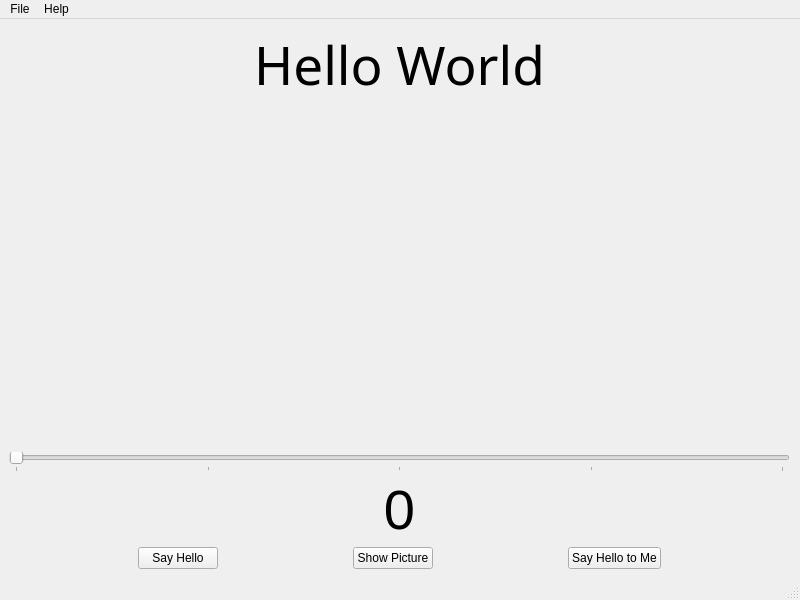
<?xml version="1.0" encoding="UTF-8"?>
<ui version="4.0">
 <class>MainWindow</class>
 <widget class="QMainWindow" name="MainWindow">
  <property name="geometry">
   <rect>
    <x>0</x>
    <y>0</y>
    <width>800</width>
    <height>600</height>
   </rect>
  </property>
  <property name="windowTitle">
   <string>Wee Woo</string>
  </property>
  <widget class="QWidget" name="centralwidget">
   <widget class="QWidget" name="verticalLayoutWidget">
    <property name="geometry">
     <rect>
      <x>9</x>
      <y>9</y>
      <width>781</width>
      <height>541</height>
     </rect>
    </property>
    <layout class="QVBoxLayout" name="verticalLayout">
     <item>
      <widget class="QLabel" name="label">
       <property name="font">
        <font>
         <family>Daydream</family>
         <pointsize>40</pointsize>
         <strikeout>false</strikeout>
        </font>
       </property>
       <property name="text">
        <string>Hello World</string>
       </property>
       <property name="scaledContents">
        <bool>false</bool>
       </property>
       <property name="alignment">
        <set>Qt::AlignCenter</set>
       </property>
      </widget>
     </item>
     <item>
      <spacer name="verticalSpacer">
       <property name="orientation">
        <enum>Qt::Vertical</enum>
       </property>
       <property name="sizeHint" stdset="0">
        <size>
         <width>20</width>
         <height>40</height>
        </size>
       </property>
      </spacer>
     </item>
     <item>
      <widget class="QSlider" name="horizontalSlider">
       <property name="maximum">
        <number>100</number>
       </property>
       <property name="orientation">
        <enum>Qt::Horizontal</enum>
       </property>
       <property name="tickPosition">
        <enum>QSlider::TicksBelow</enum>
       </property>
       <property name="tickInterval">
        <number>25</number>
       </property>
      </widget>
     </item>
     <item>
      <widget class="QLabel" name="label_2">
       <property name="font">
        <font>
         <pointsize>42</pointsize>
        </font>
       </property>
       <property name="text">
        <string>0</string>
       </property>
       <property name="alignment">
        <set>Qt::AlignCenter</set>
       </property>
      </widget>
     </item>
     <item>
      <layout class="QHBoxLayout" name="horizontalLayout">
       <item>
        <spacer name="horizontalSpacer_2">
         <property name="orientation">
          <enum>Qt::Horizontal</enum>
         </property>
         <property name="sizeHint" stdset="0">
          <size>
           <width>40</width>
           <height>20</height>
          </size>
         </property>
        </spacer>
       </item>
       <item>
        <widget class="QPushButton" name="pushButton_2">
         <property name="text">
          <string>Say Hello</string>
         </property>
        </widget>
       </item>
       <item>
        <spacer name="horizontalSpacer">
         <property name="orientation">
          <enum>Qt::Horizontal</enum>
         </property>
         <property name="sizeHint" stdset="0">
          <size>
           <width>40</width>
           <height>20</height>
          </size>
         </property>
        </spacer>
       </item>
       <item>
        <widget class="QPushButton" name="pushButton_3">
         <property name="text">
          <string>Show Picture</string>
         </property>
        </widget>
       </item>
       <item>
        <spacer name="horizontalSpacer_4">
         <property name="orientation">
          <enum>Qt::Horizontal</enum>
         </property>
         <property name="sizeHint" stdset="0">
          <size>
           <width>40</width>
           <height>20</height>
          </size>
         </property>
        </spacer>
       </item>
       <item>
        <widget class="QPushButton" name="pushButton">
         <property name="text">
          <string>Say Hello to Me</string>
         </property>
        </widget>
       </item>
       <item>
        <spacer name="horizontalSpacer_3">
         <property name="orientation">
          <enum>Qt::Horizontal</enum>
         </property>
         <property name="sizeHint" stdset="0">
          <size>
           <width>40</width>
           <height>20</height>
          </size>
         </property>
        </spacer>
       </item>
      </layout>
     </item>
    </layout>
   </widget>
  </widget>
  <widget class="QMenuBar" name="menubar">
   <property name="geometry">
    <rect>
     <x>0</x>
     <y>0</y>
     <width>800</width>
     <height>22</height>
    </rect>
   </property>
   <widget class="QMenu" name="menuFile">
    <property name="title">
     <string>File</string>
    </property>
    <addaction name="actionQuit"/>
   </widget>
   <widget class="QMenu" name="menuHelp">
    <property name="title">
     <string>Help</string>
    </property>
    <addaction name="actionAbout"/>
   </widget>
   <addaction name="menuFile"/>
   <addaction name="menuHelp"/>
  </widget>
  <widget class="QStatusBar" name="statusbar"/>
  <action name="actionQuit">
   <property name="text">
    <string>Quit</string>
   </property>
   <property name="shortcut">
    <string>Ctrl+Q</string>
   </property>
   <property name="menuRole">
    <enum>QAction::QuitRole</enum>
   </property>
  </action>
  <action name="actionAbout">
   <property name="text">
    <string>About...</string>
   </property>
   <property name="menuRole">
    <enum>QAction::AboutRole</enum>
   </property>
  </action>
 </widget>
 <resources/>
 <connections>
  <connection>
   <sender>actionQuit</sender>
   <signal>triggered()</signal>
   <receiver>MainWindow</receiver>
   <slot>close()</slot>
   <hints>
    <hint type="sourcelabel">
     <x>-1</x>
     <y>-1</y>
    </hint>
    <hint type="destinationlabel">
     <x>399</x>
     <y>299</y>
    </hint>
   </hints>
  </connection>
 </connections>
</ui>
